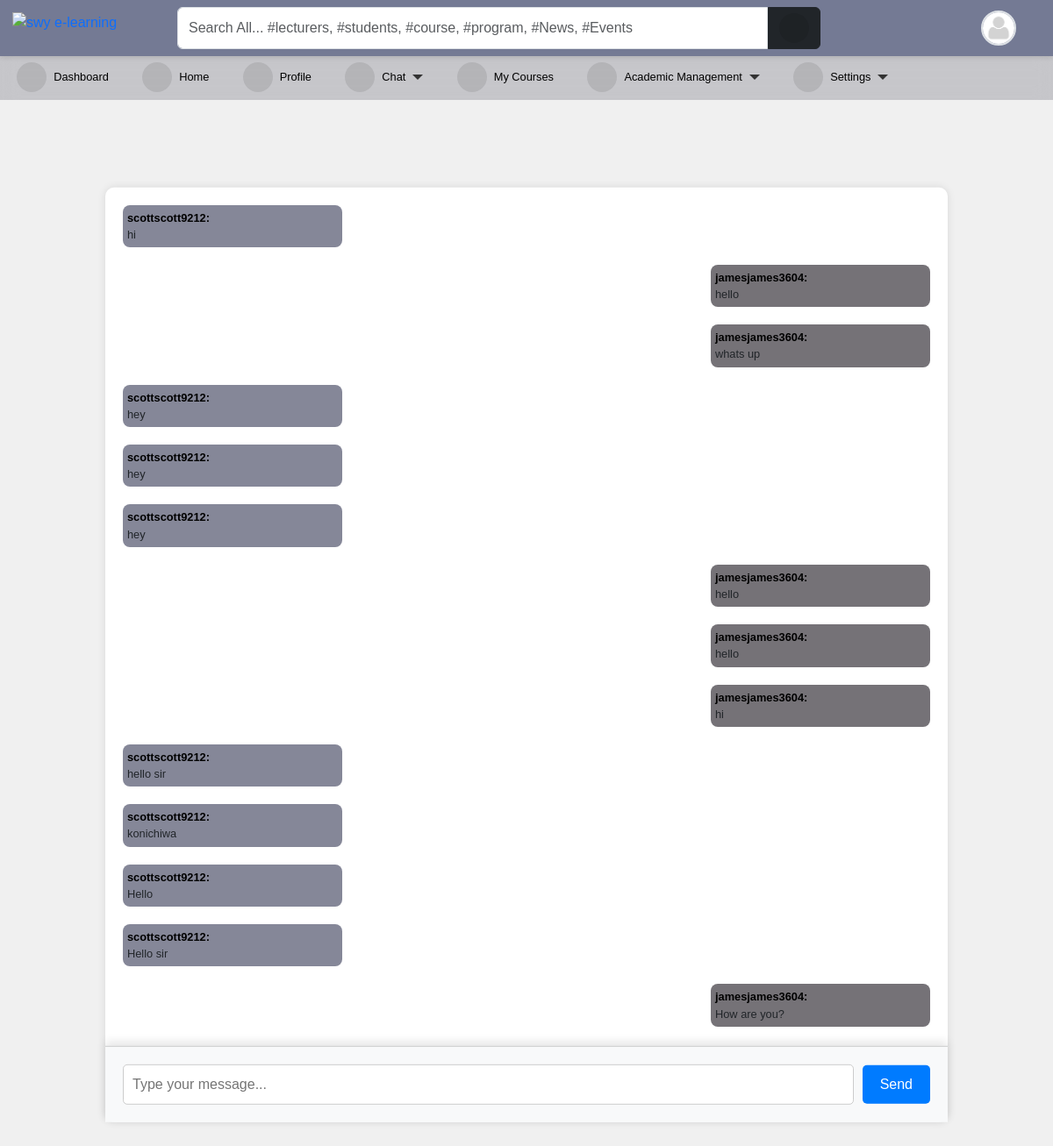
Screenshot of /chat/scottscott9212/ (signed in) with the database file from the repository.
### accounts/models.py (models this page shows, shortened)
class User(AbstractUser):
    is_student = models.BooleanField(default=False)
    is_lecturer = models.BooleanField(default=False)
    gender = models.CharField(max_length=1, choices=GENDERS, blank=True, null=True)
    phone = models.CharField(max_length=60, blank=True, null=True)
    address = models.CharField(max_length=60, blank=True, null=True)
    picture = models.ImageField(
        upload_to="profile_pictures/%y/%m/%d/", default="default.png", null=True
    )
    email = models.EmailField(blank=True, null=True)
    username_validator = ASCIIUsernameValidator()
    objects = CustomUserManager()
    class Meta:
        ordering = ("-date_joined",)
    @property
    def get_user_role(self):
        if self.is_superuser:
            role = "Admin"
        elif self.is_student:
            role = "Student"
        elif self.is_lecturer:
            role = "Lecturer"
        return role

### chat/models.py (models this page shows, shortened)
class Message(models.Model):
    sender = models.ForeignKey(User, on_delete=models.CASCADE)
    chat = models.ForeignKey(Chat, on_delete=models.CASCADE, related_name='messages')
    content = models.TextField()
    timestamp = models.DateTimeField(auto_now_add=True)

### chat/views.py (the view)
# urls.py: path('<str:username>/',views.home,name='room'),
def home(request, username):
    try:
        get_user = User.objects.get(username=username)
    except User.DoesNotExist:
        return HttpResponse("User not found", status=404)
    existing_chat = Chat.objects.filter(user1=request.user, user2=get_user) | Chat.objects.filter(user1=get_user, user2=request.user)
    if existing_chat.exists():
        chat_room = existing_chat.first()
        room_name = chat_room.room_name
    else:
        room_name = generate_room_name(request.user.username, username)
        chat_room = Chat.objects.create(user1=request.user, user2=get_user, room_name=room_name)
    messages = Message.objects.filter(chat=chat_room).order_by('timestamp')
    return render(request, 'chat/chatroom.html', {'room_name': room_name, 'messages': messages})

### templates/chat/chatroom.html (shortened to what this page needs)
{% extends "base.html" %}
{% load class_name %}
{% block content %}
<div class="chat-wrapper">
    <ul class="chat-messages" id="chat-messages">
        {% for message in messages %}
        <li class="chat-message {% if message.sender.username == request.user.username %}self{% endif %}">
            <span class="username" >{{ message.sender.username }}:</span>
            <span class="message-content">{{ message.content }}</span>
        </li>
        {% endfor %}
    </ul>
    <div class="chat-input">
        <input type="text" id="message-input" placeholder="Type your message..." onkeypress="sendMessageOnEnter(event)">
        <button onclick="sendMessage()">Send</button>
    </div>
</div>
{% endblock content %}

### templates/navbar.html (shortened to what this page needs)
{% load static %}
<div id="top-navbar" class="py-2 top-navbar">
	<div class="container">
		<a href="/" class="head-logo">
			<img src="{% static 'img/swy e-learning.jpg' %}" width="40px" alt="swy e-learning">
		</a>
		<div class="nav-wrapper">
			<form class="form-header" action="{% url 'query' %}" method="GET">
				<input id="primary-search" class="form-control rounded-end-0" type="text" name="q" value="{{ request.GET.q }}"
					placeholder="Search All... #lecturers, #students, #course, #program, #News, #Events" required />
				<button class="btn btn-dark rounded-start-0" type="submit">
					<i class="fas fa-search"></i>
				</button>
			</form>
			<div class="dropdown index">
				<div class="avatar border border-2" type="button" data-bs-toggle="dropdown" aria-expanded="false">
					<img src="{{ request.user.picture.url }}">
				</div>
			</div>
		</div>
	</div>
</div>

### static/scss/style1.css (style rules this page uses)
*, body { font-family: "Rubik", sans-serif; }
body { background-color: #f3f2f2; }
#top-navbar { position: fixed; top: 0; right: 0; -webkit-margin-start: -10px; z-index: 90; padding: 0; background: #747a94; box-shadow: 0px 2px 5px 0px rgba(0, 0, 0, 0.1); transition: 0.3s; margin: 0; }
#top-navbar .container { display: flex; background-color: transparent; position: relative; }
#top-navbar .nav-wrapper { display: flex; flex-wrap: wrap; justify-content: space-between; align-items: center; width: 100%; margin-left: 10rem; background-color: transparent; }
#top-navbar .nav-wrapper .form-header { display: flex; flex: 0.8; }
#top-navbar .nav-wrapper .form-header button { flex: 0.1; }
#top-navbar { left: 0; }
.avatar { width: 40px; height: 40px; border-radius: 50%; overflow: hidden; }
.avatar img { width: 100%; height: 100%; -o-object-fit: cover; object-fit: cover; }
a { color: var(--bs-primary); text-decoration: none; }
.fas, .fa { font-size: 16px; display: inline-flex; align-items: center; justify-content: center; width: 34px; height: 34px; background-color: rgba(0, 0, 0, 0.093); border-radius: 50%; }

### templates/aside.html (style rules this page uses)
li { font-size: .8rem; }

### templates/navbar.html (style rules this page uses)
.head-logo { position: absolute; left: -1rem; top: 0.3rem; }

### templates/chat/chatroom.html (style rules this page uses)
body { font-family: Arial, sans-serif; background-color: #f0f0f0; margin: 0; padding: 0; }
.chat-wrapper { position: absolute; top: 50%; left: 50%; transform: translate(-50%, -50%); width: 80%; max-width: calc(100% - 40px); height: 80%; background-color: #fff; border-radius: 10px; box-shadow: 0px 0px 10px rgba(0, 0, 0, 0.1); display: flex; flex-direction: column; margin-top: 5rem; }
.chat-messages { flex: 1; list-style: none; padding: 20px; margin: 0; overflow-y: auto; align-items: center; }
.chat-message { margin-bottom: 20px; display: flex; flex-direction: column; background-color: rgba(78, 81, 105, 0.685); border-radius: .5rem; max-width :250px; padding: 5px; }
.chat-message .username { font-weight: bold; margin-right: 5px; color: #000000; }
.chat-message.self { justify-content: flex-end; background-color: rgb(117, 114, 119); margin-left: auto; }
.chat-input { padding: 20px; background-color: #f8f9fa; border-top: 1px solid #ccc; box-shadow: 0px -5px 10px rgba(0, 0, 0, 0.1); display: flex; align-items: center; }
.chat-input input { flex: 1; padding: 10px; border: 1px solid #ccc; border-radius: 5px; font-size: 16px; margin-right: 10px; }
.chat-input button { background-color: #007bff; color: #fff; border: none; border-radius: 5px; padding: 10px 20px; cursor: pointer; font-size: 16px; transition: background-color 0.3s; }

### rows the page displays
User: user.picture (placeholder picture)
Message: sender.username "scottscott9212", content "hi"
Message: sender.username "jamesjames3604", content "hello"
Message: sender.username "jamesjames3604", content "whats up"
Message: sender.username "scottscott9212", content "hey"
Message: sender.username "scottscott9212", content "hey"
Message: sender.username "scottscott9212", content "hey"
Message: sender.username "jamesjames3604", content "hello"
Message: sender.username "jamesjames3604", content "hello"
Message: sender.username "jamesjames3604", content "hi"
Message: sender.username "scottscott9212", content "hello sir"
Message: sender.username "scottscott9212", content "konichiwa"
Message: sender.username "scottscott9212", content "Hello"
Message: sender.username "scottscott9212", content "Hello sir"
Message: sender.username "jamesjames3604", content "How are you?"
